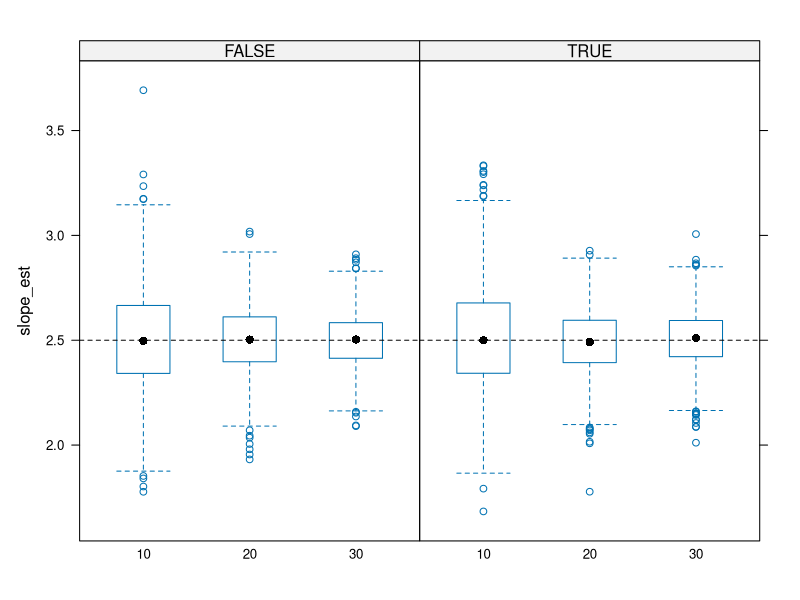
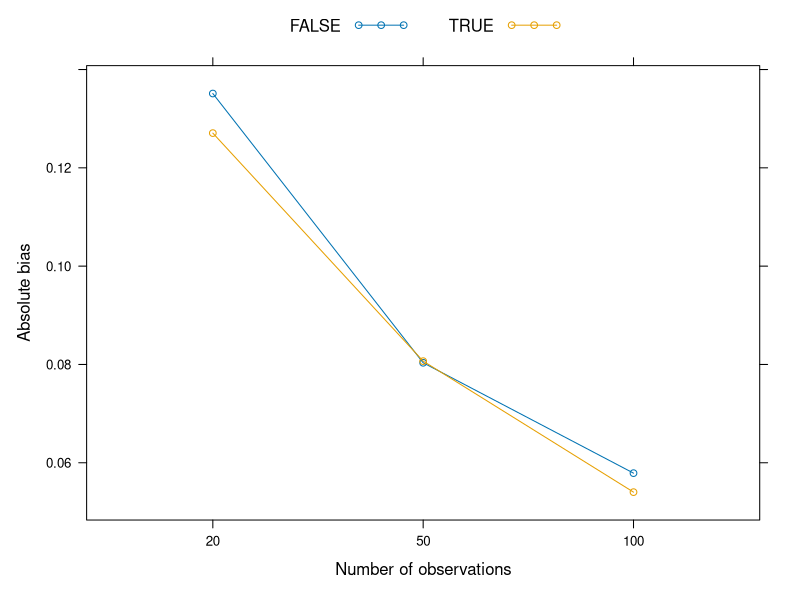
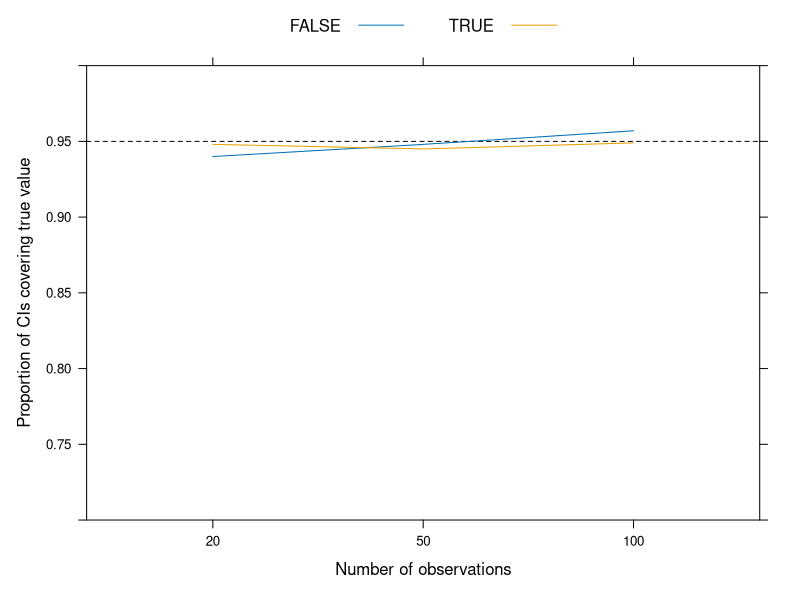
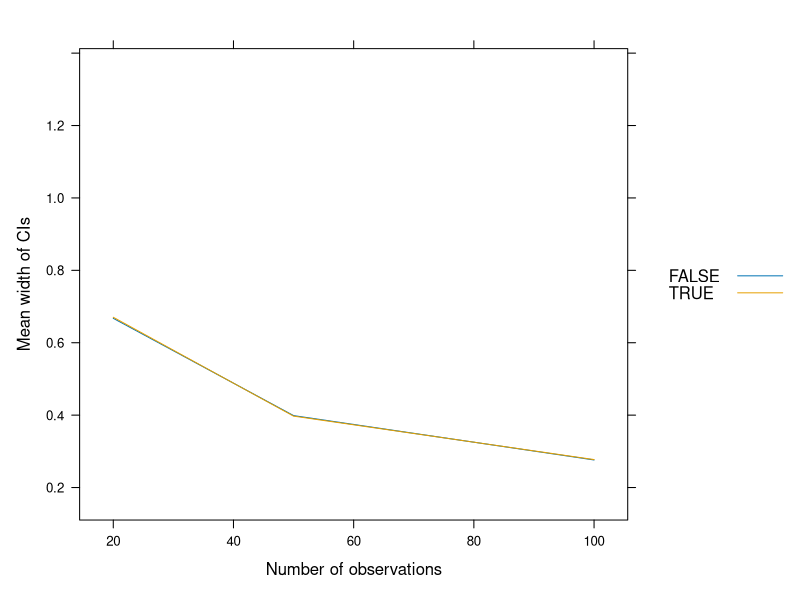

Write the R code that produced these figures, in order.
#' ---
#' title: "Data simulation to examine test properties"
#' author: ""
#' date: "Last modified: 2025-09-15"
#' bibliography: ../lit.bib
#' ---

# Load packages
library("lattice")

#' # Quality of point estimates

#' ## Data generating process

dgp <- function(npers, beta, normality){
  x <- runif(n = npers, min = 0, max = 5)
  if (normality) {
    err <- rnorm(n = npers, mean = 0, sd = 1)
  } else {
    err <- fGarch::rsnorm(n = npers, mean = 0, sd = 1, xi = 5)
  }
  y <- beta[1] + beta[2] * x + err
  dat <- data.frame(x = x, y = y)
  return(dat)
}

#' ## A single simulation run

one_simulation <- function(npers, beta, normality){
  dat <- dgp(npers = npers, beta = beta, normality = normality)
  model <- lm(y ~ x, data = dat)
  slope_est <- coef(model)[2]
  return(slope_est)
}

#' ## Complete simulation design

simulation_study <- function(niter, npers, beta, normality){
  prs <- expand.grid(i = 1:niter, npers = npers, normality = normality)
  slope_est <- rep(NA, nrow(prs))
  for(i in 1:nrow(prs)) {
    slope_est[i] <- one_simulation(npers = prs$npers[i],
                                   beta = beta,
                                   normality = prs$normality[i])
  }
  return(cbind(prs, slope_est))
}

#+ cache = TRUE
res <- simulation_study(niter = 1000,
                        npers = c(10, 20, 30),
                        beta = c(1, 2.5),
                        normality = c(TRUE, FALSE))

aggregate(slope_est ~ npers + normality, data = res, FUN = mean)

bwplot(slope_est ~ factor(npers) | factor(normality), data = res,
       panel = function(...) {
         panel.bwplot(...)
         panel.abline(h = 2.5, lty = 2)
       }
)

#'
#' * Adjust the code above so that the return value of `one_simulation()` is the
#'   bias and not the estimated slope
#' * Should `simulation_study()` be changed as well?
#' * Create a plot showing the absolue bias for the different conditions of your
#'   simulation study
#' * How can you interpret the results?


#+ echo = FALSE, results = "hide", fig.show = "hide", cache = TRUE
# Data generating process stays the same, but we need to adjust the single
# simulation run.

# Single simulation run
one_simulation <- function(npers, beta, normality){
  dat <- dgp(npers = npers, beta = beta, normality = normality)
  model <- lm(y ~ x, data = dat)
  bias <- coef(model)[2] - beta[2]
  return(bias)
}

# Complete simulation design
simulation_study <- function(niter, npers, beta, normality){
  prs <- expand.grid(i = 1:niter, npers = npers, normality = normality)
  bias <- rep(NA, nrow(prs))
  for(i in 1:nrow(prs)) {
    bias[i] <- one_simulation(npers = prs$npers[i],
                              beta = beta,
                              normality = prs$normality[i])
  }
  return(cbind(prs, bias))
}

res <- simulation_study(niter = 1000,
                        npers = c(20, 50, 100),
                        beta = c(1, 2.5),
                        normality = c(TRUE, FALSE))

resm <- aggregate(bias ~ npers + normality, data = res, FUN = mean)
resm$sd <- aggregate(bias ~ npers + normality, data = res, FUN = sd)[, 3]
resm$n <- aggregate(bias ~ npers + normality, data = res, FUN = length)[, 3]
resm$se <- resm$sd / resm$n
resm$stand_bias <- resm$bias / resm$se
resm$perc_bias <- resm$bias / 2.5
resm$abs_bias <- aggregate(bias ~ npers + normality, data = res,
                           FUN = function(x) mean(abs(x)))[, 3]

xyplot(abs_bias ~ factor(npers), data = resm, groups = normality,
       xlab = "Number of observations",
       ylab = "Absolute bias",
       type = "b",
       auto.key = list(space = "top", columns = 2))

#' # Quality of confidence intervals
#'
#'
#' ## A single simulation run
#'

one_simulation <- function(npers, beta, normality){
  dat <- dgp(npers = npers, beta = beta, normality = normality)
  model <- lm(y ~ x, data = dat)
  res <- list()
  res[[1]] <- coef(model)[2]
  res[[2]] <- confint(model)[2, 1] < beta[2] & confint(model)[2, 2] > beta[2]
  return(res)
}

#' ## Complete simulation design

simulation_study <- function(niter, npers, beta, normality){
  prs <- expand.grid(i = 1:niter, npers = npers, normality = normality)
  slope_est <- rep(NA, nrow(prs))
  covered <- rep(NA, nrow(prs))
  for(i in 1:nrow(prs)) {
    res <- one_simulation(npers = prs$npers[i],
                          beta = beta,
                          normality = prs$normality[i])
    slope_est[i] <- res[[1]]
    covered[i] <- res[[2]]
  }
  return(cbind(prs, slope_est, covered))
}

#+ cache = TRUE
res <- simulation_study(niter = 1000,
                        npers = c(20, 50, 100),
                        beta = c(1, 2.5),
                        normality = c(TRUE, FALSE))

aggregate(cbind(slope_est, covered) ~ npers + normality, data = res, FUN = mean)

xyplot(covered ~ factor(npers), data = res, groups = normality,
     type = "a",
     abline = list(h = .95, lty = 2),
     xlab = "Number of observations",
     ylab = "Proportion of CIs covering true value",
     auto.key = list(space = "top", columns = 2),
     ylim = c(.7, 1)
)


#' ## Look at width of confidence intervals

one_simulation <- function(npers, beta, normality){
  dat <- dgp(npers = npers, beta = beta, normality = normality)
  model <- lm(y ~ x, data = dat)
  res <- confint(model)[2, ] |> diff()
  return(res)
}

simulation_study <- function(niter, npers, beta, normality){
  prs <- expand.grid(i = 1:niter, npers = npers, normality = normality)
  res <- rep(NA, nrow(prs))
  for(i in 1:nrow(prs)) {
    res[i] <- one_simulation(npers = prs$npers[i],
                             beta = beta,
                             normality = prs$normality[i])
  }
  return(cbind(prs, res))
}

#+ cache = TRUE
res <- simulation_study(niter = 1000,
                        npers = c(20, 50, 100),
                        beta = c(1, 2.5),
                        normality = c(TRUE, FALSE))

aggregate(res ~ npers + normality, data = res, FUN = mean)

xyplot(res ~ npers, data = res, groups = normality,
       auto.key = TRUE,
       #ylim = c(0, 1.5),
       xlab = "Number of observations",
       ylab = "Mean width of CIs",
       type = "a")
